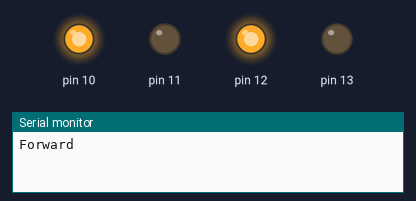
Recording of a sketch running on a simulated Arduino Uno, built with avr-gcc and run on an emulated ATmega328P. Parts: output pins drawn as LEDs (lit = HIGH), the last lines printed to the serial monitor.

Above: at 0.5 s.
At 1.5 s:
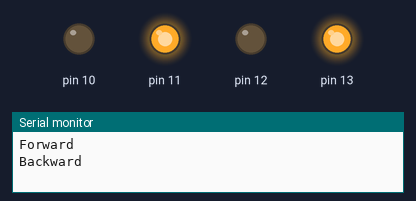
At 3.0 s:
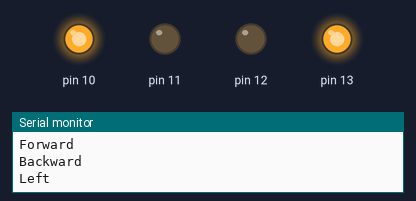
At 4.5 s:
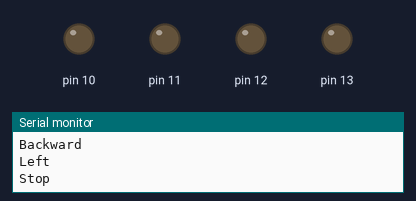
Timing chart, 0 to 6.5 s (numbered marks = the images above):
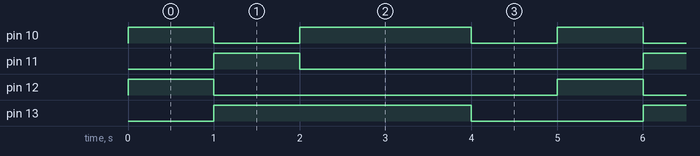

Measured:
- by itself, pin 10: repeats every 5.0 s: LOW 1.0 s, HIGH 2.0 s, LOW 1.0 s, HIGH 1.0 s
- by itself, pin 11, pin 12: alternates HIGH for 1.0 s and LOW for 4.0 s
- by itself, pin 13: alternates HIGH for 3.0 s and LOW for 2.0 s

The sketch:

moverobot.ino
```cpp
void setup() {
  // put your setup code here, to run once:
Serial.begin(9600);
pinMode(10,OUTPUT);
pinMode(11,OUTPUT);
pinMode(12,OUTPUT);
pinMode(13,OUTPUT);
}

void moverobot(String motion)
{
  if(motion == "Forward")
  {
    digitalWrite(10,HIGH);
    digitalWrite(11,LOW);
    digitalWrite(12,HIGH);
    digitalWrite(13,LOW);
    Serial.println("Forward");
  }

  if(motion == "Backward")
  {
    digitalWrite(10,LOW);
    digitalWrite(11,HIGH);
    digitalWrite(12,LOW);
    digitalWrite(13,HIGH);
    Serial.println("Backward");
  }

  if(motion == "Right")
  {
    digitalWrite(10,LOW);
    digitalWrite(11,HIGH);
    digitalWrite(12,HIGH);
    digitalWrite(13,LOW);
    Serial.println("Right");
  }

  if(motion == "Left")
  {
    digitalWrite(10,HIGH);
    digitalWrite(11,LOW);
    digitalWrite(12,LOW);
    digitalWrite(13,HIGH);
    Serial.println("Left");
  }

  if(motion == "Stop")
  {
    digitalWrite(10,LOW);
    digitalWrite(11,LOW);
    digitalWrite(12,LOW);
    digitalWrite(13,LOW);
    Serial.println("Stop");
  }
}

void loop() {
  // put your main code here, to run repeatedly:
  moverobot("Forward");
  delay(1000);
  moverobot("Backward");
  delay(1000);
  moverobot("Left");
  delay(1000);
  moverobot("Back");
  delay(1000);
  moverobot("Stop");
  delay(1000);

}
```
